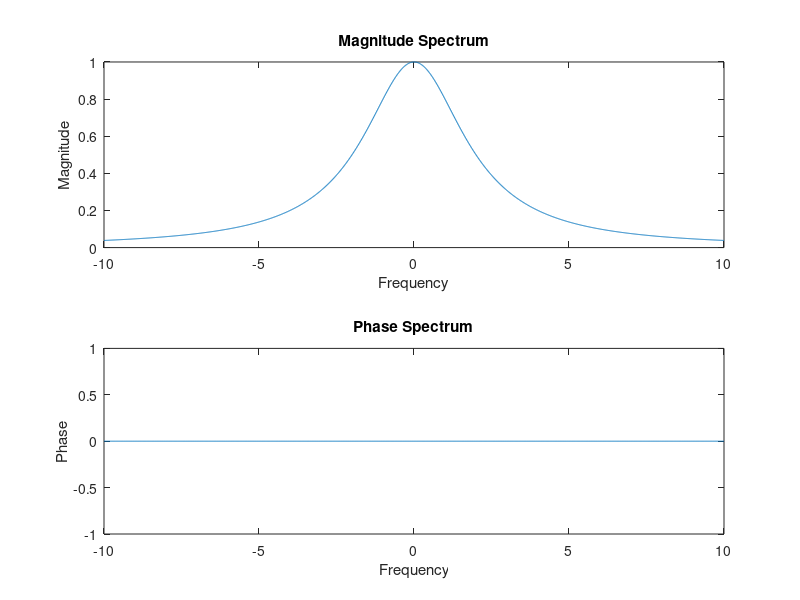

The MATLAB source for this figure:
a=2;
w=-10:0.01:10;

F = zeros(size(w));

for i = 1:length(w)
     F(i) = 1/(a - 1i*w(i)) + 1/(a + 1i*w(i));
end
magnitude = abs(F);
phase = angle(F);


subplot(2,1,1);
plot(w, magnitude);
title("Magnitude Spectrum");
xlabel("Frequency");
ylabel("Magnitude");

subplot(2,1,2);
plot(w, phase);
title("Phase Spectrum");
xlabel("Frequency");
ylabel("Phase");
